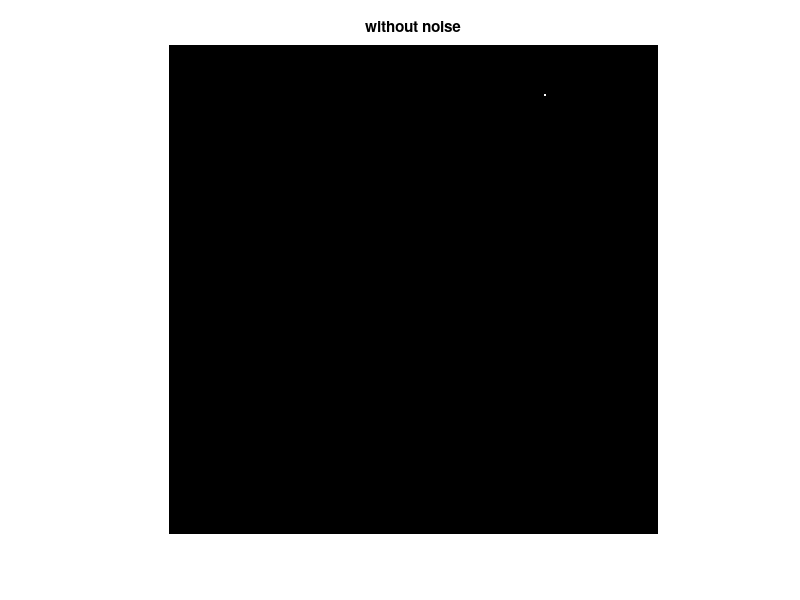
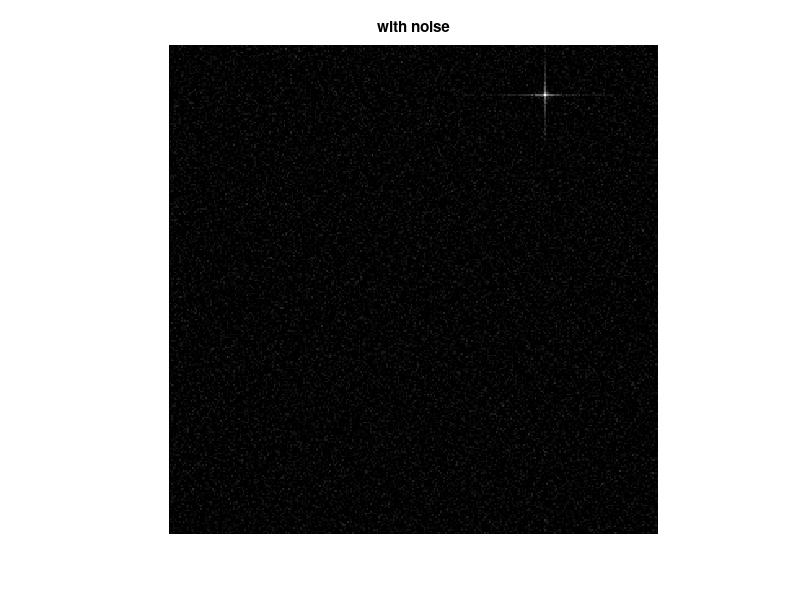

Write the MATLAB code that produced these figures, in order.
%% MyMainScript
clear all;
clc;
close all;
tic;
%% Your code here
A=zeros(300,300);
A(50:100,50:120)=255;

B=zeros(300,300);
B(50-30:100-30,50+70:120+70)=255;


A1=fft2(A);
B1=fft2(B);

X=(A1.*(conj(B1)))./(abs(A1).*abs(B1));
X(isnan(X))=0;


Y=ifft2(X);
y=log(1+abs(X))*255;
figure(),
imshow(mat2gray(Y)),
title('without noise')


[~,col1]=max(max(Y));
[~,row1]=max(Y);
row1=row1(col1);

row1 %corresponds to the -30 shift in original image across rows
col1 %corresponns to the 70 shift in original image across columns

A=A+(20*randn(300));
B=B+(20*randn(300));



A2=fft2(A);
B2=fft2(B);

X=(A2.*(conj(B2)))./(abs(A2).*abs(B2));
X(isnan(X))=0;


Y=ifft2(X);
y=log(1+abs(X))*255;
figure(),
imshow(mat2gray(Y)),
title('with noise')

[~,col2]=max(max(Y));  
[~,row2]=max(Y);
row2=row2(col2); 

% O(N*N) using fourier domain approach in calculating cross-power spectrum

% The same done via pixel comparision takes O(N*N*N*N) as image needs to be
% shifted in N*N pixels and then calculate RMSD in O(N*N) and take the min




toc;
